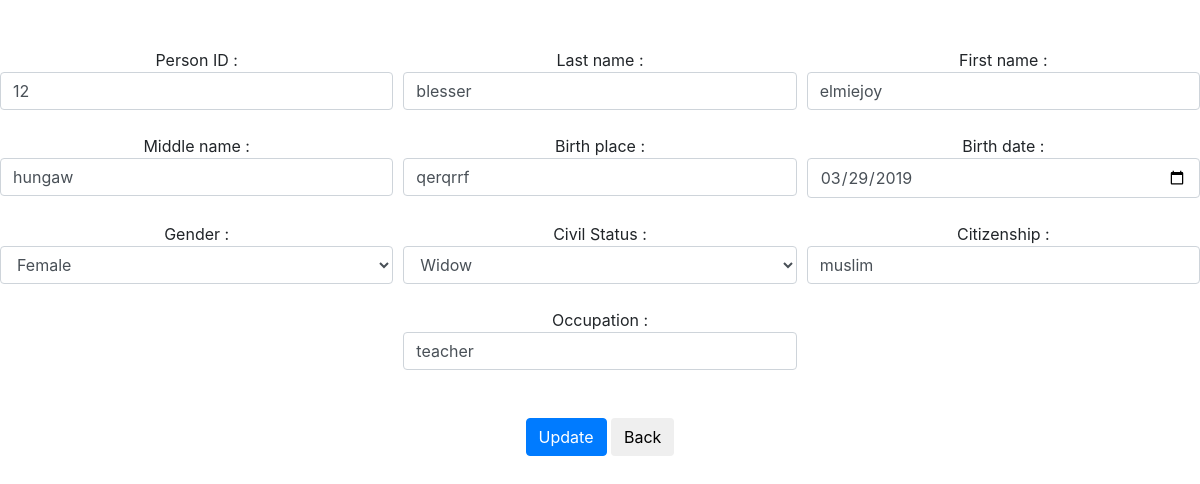
/editperson.php?edit_id=12, run on the app's committed database.
### tables this page shows
CREATE TABLE `person` (
  `officer_id` int(10) NOT NULL,
  `person_id` int(10) NOT NULL,
  `lastname` varchar(20) NOT NULL,
  `firstname` varchar(20) NOT NULL,
  `middlename` varchar(20) NOT NULL,
  `birthplace` varchar(25) NOT NULL,
  `birthdate` date NOT NULL,
  `sex` varchar(10) NOT NULL,
  `civilstatus` varchar(10) NOT NULL,
  `citizenship` varchar(20) NOT NULL,
  `occupation` varchar(30) NOT NULL,
  `barangayname` varchar(20) NOT NULL,
  `purok` varchar(20) NOT NULL
);

### editperson.php (the view, shortened to what this page needs)
<?php
include ('connect.php');
$id = $_GET['edit_id'];
$query = "SELECT * FROM person WHERE person_id = '$id'";
$result = mysqli_query($con, $query);
?>
<DOCTYPE html>
<html>
<head>
		<link rel="stylesheet" href="bootstrap/css/bootstrap.min.css">
</head>
<body>
<center>
<form action="" method="POST">
	<br><br>
	<?php
			if(mysqli_num_rows($result)) {
				while($row = mysqli_fetch_array($result)) {
		?>
	<div class="form-row">
	<div class="col-md-4">
	Person ID :
	<input type="number" name="person_id" placeholder="person id" class="form-control" value="<?php echo $row['person_id']; ?>" ><br></div>
	<div class="col-md-4">
	Last name :
	<input type="text" name="lastname" placeholder="lastname" class="form-control" value="<?php echo $row['lastname']; ?>" ><br></div>
	<div class="col-md-4">
	First name :
	<input type="text" name="firstname" placeholder="first name" class="form-control" value="<?php echo $row['firstname']; ?>"><br></div></div>
	<div class="form-row">
	<div class="col-md-4">
	Middle name :
	<input type="text" name="middlename" placeholder="middle name" class="form-control" value="<?php echo $row['middlename']; ?>"><br></div>
	<div class="col-md-4">
	Birth place :
	<input type="text" name="birthplace" placeholder="Birthplace" class="form-control" value="<?php echo $row['birthplace']; ?>" ><br></div>
	<div class="col-md-4">
	Birth date :
	<input type="date" name="birthdate" placeholder="Birthdate" class="form-control" value="<?php echo $row['birthdate']; ?>" ><br></div></div>
	<div class="form-row">
	<div class="col-md-4">
	Gender :
	<select name ="sex" class="form-control" required>
		<option value="<?php echo $row['sex']; ?>"><?php echo $row['sex']; ?></option>
	</select><br></div>
	<div class="col-md-4">
	Civil Status :
	<select name ="civilstatus" class="form-control" required>
	<option value="<?php echo $row['civilstatus']; ?>"><?php echo $row['civilstatus']; ?></option>
	</select><br></div>
	<div class="col-md-4">
	Citizenship :
	<input type="text" name="citizenship" placeholder="Citizenship" class="form-control" value="<?php echo $row['citizenship']; ?>" ><br></div></div>
	<div class="form-row">
	<div class="col-md-4"></div>
	<div class="col-md-4">
	Occupation :
	<input type="text" name="occupation" placeholder="Occupation" class="form-control" value="<?php echo $row['occupation']; ?>" ><br><br>
	<button type="submit" name="update4" class="btn btn-primary">Update</button>
	<a href ="personlist2.php"><input class="btn" type="button" id="list_btn" value="Back"/></a>
	<div class="col-md-4"></div></div></div>
			<?php } } ?>
</form>
</center>
</body>
</html>

### data on the page
person: person_id "12", lastname "blesser", firstname "elmiejoy", middlename "hungaw", birthplace "qerqrrf", birthdate "03/29/2019", sex "Female", civilstatus "Widow", citizenship "muslim", occupation "teacher"
